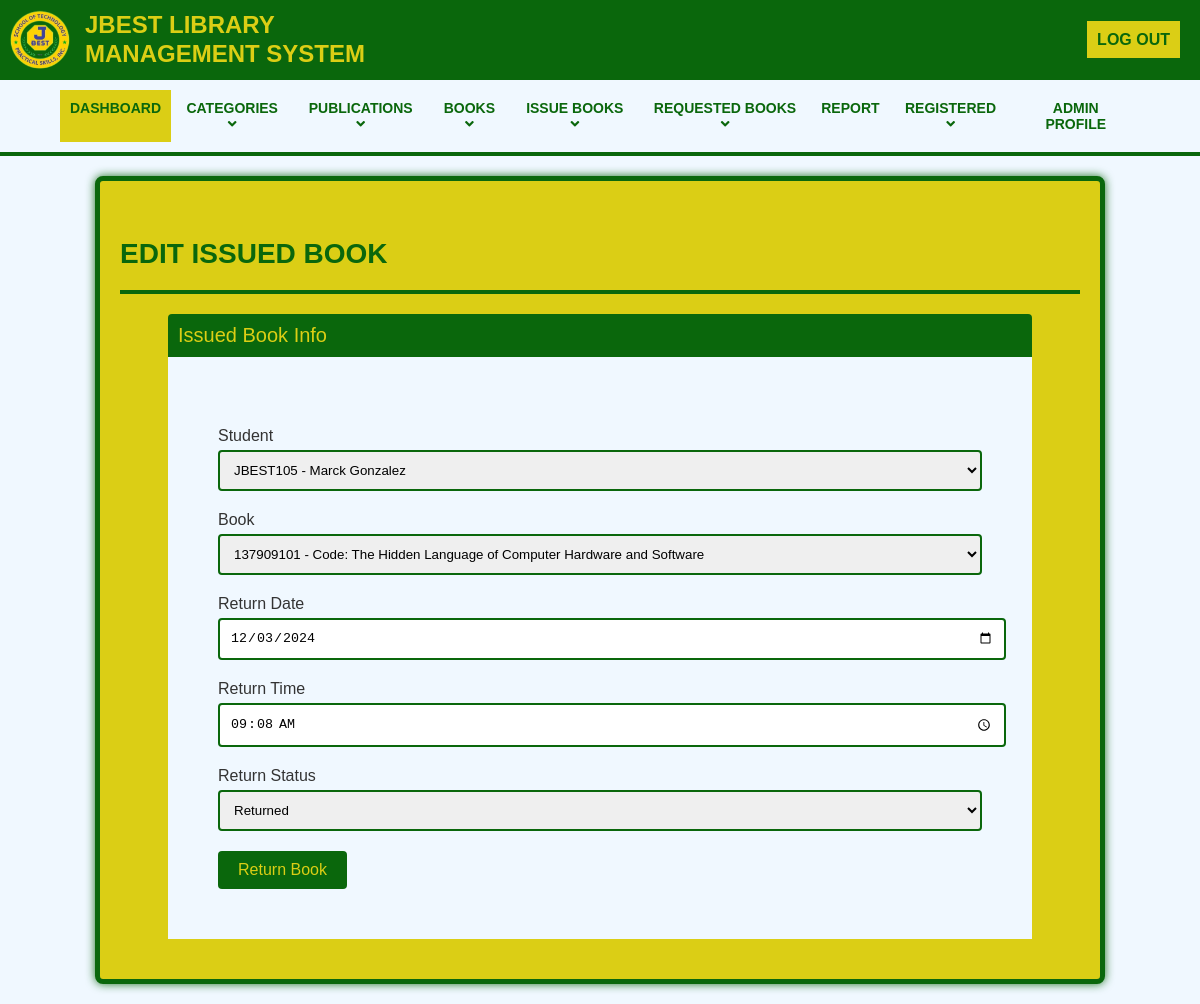
Screenshot of /admin/edit_issue-stud.php?issue_id=85 with the database file from the repository.
### tables this page shows
CREATE TABLE `tblissuedbookdetails` (
  `id` int(11) NOT NULL,
  `BookID` int(11) DEFAULT NULL,
  `StudentID` varchar(100) NOT NULL,
  `FacultyID` varchar(100) NOT NULL,
  `IssueDate` timestamp NOT NULL DEFAULT current_timestamp(),
  `ReturnDate` timestamp NULL DEFAULT NULL ON UPDATE current_timestamp(),
  `ReturnStatus` int(1) NOT NULL DEFAULT 0,
  `studorfac` int(1) NOT NULL DEFAULT 1
);

CREATE TABLE `tblstudents` (
  `id` int(11) NOT NULL,
  `StudentID` varchar(100) NOT NULL,
  `FullName` varchar(250) DEFAULT NULL,
  `Name` varchar(250) NOT NULL,
  `LastName` varchar(250) NOT NULL,
  `email` varchar(250) DEFAULT NULL,
  `MobileNumber` varchar(11) DEFAULT NULL,
  `Password` varchar(250) DEFAULT NULL,
  `Status` int(1) DEFAULT 1,
  `RegDate` timestamp NOT NULL DEFAULT current_timestamp(),
  `UpdationDate` timestamp NULL DEFAULT NULL ON UPDATE current_timestamp()
);

CREATE TABLE `tblbooks` (
  `id` int(11) NOT NULL,
  `BookName` varchar(250) DEFAULT NULL,
  `Copies` int(11) DEFAULT NULL,
  `IssuedCopies` int(1) NOT NULL DEFAULT 0,
  `BookNumber` int(100) NOT NULL,
  `CatId` int(11) DEFAULT NULL,
  `AuthorId` int(11) DEFAULT NULL,
  `datepublished` date DEFAULT NULL,
  `RegDate` timestamp NULL DEFAULT current_timestamp(),
  `UpdationDate` timestamp NULL DEFAULT NULL ON UPDATE current_timestamp(),
  `archive` int(1) NOT NULL DEFAULT 1
);

### admin/edit_issue-stud.php (the view, shortened to what this page needs)
<?php
include('includes/config.php');
if (isset($_GET['issue_id'])) {
    $issueId = mysqli_real_escape_string($conn, $_GET['issue_id']);
    $query = "
        SELECT ib.id, ib.StudentID, ib.BookID, ib.IssueDate, ib.ReturnDate, ib.ReturnStatus, s.FullName, b.BookName
        FROM tblissuedbookdetails ib
        JOIN tblstudents s ON ib.StudentID = s.StudentID
        JOIN tblbooks b ON ib.BookID = b.BookNumber
        WHERE ib.id = '$issueId'
    ";
    $result = mysqli_query($conn, $query);
    $issueDetails = mysqli_fetch_assoc($result);
}
?>
<!DOCTYPE html>
<html lang="en">
<head>
    <link rel="stylesheet" href="https://cdnjs.cloudflare.com/ajax/libs/font-awesome/5.15.4/css/all.min.css">
    <link rel="stylesheet" href="assets/css/admin.css">
</head>
<body>
    <?php include('includes/header.php'); ?>
    <div class="content-wrapper">
        <div class="container">
            <div class="row pad-botm">
                <div class="col-md-12">
                    <h4 class="header-line">EDIT ISSUED BOOK</h4>
                </div>
            </div>
            <div class="row">
                <div class="col-md-6 col-sm-6 col-xs-12 col-md-offset-3">
                    <div class="panel panel-info">
                        <div class="panel-heading">Issued Book Info</div>
                        <div class="panel-body">
                            <form method="post">
                                <div class="form-group">
                                    <label>Student</label>
                                    <select class="form-control" name="student" required>
                                        <option value="<?php echo htmlspecialchars($issueDetails['StudentID']); ?>">
                                            <?php echo htmlspecialchars($issueDetails['StudentID'] . ' - ' . $issueDetails['FullName']); ?>
                                        </option>
                                    </select>
                                </div>
                                <div class="form-group">
                                    <label>Book</label>
                                    <select class="form-control" name="book" required>
                                        <option value="<?php echo htmlspecialchars($issueDetails['BookID']); ?>">
                                            <?php echo htmlspecialchars($issueDetails['BookID'] . ' - ' . $issueDetails['BookName']); ?>
                                        </option>
                                    </select>
                                </div>
                                <div class="form-group">
                                    <label>Return Date</label>
                                    <input type="date" class="form-control" name="return_date" value="<?php echo date('Y-m-d'); ?>" required>
                                </div>
                                <div class="form-group">
                                    <label>Return Time</label>
                                    <input type="time" class="form-control" name="return_time" value="<?php echo date('H:i'); ?>" required>
                                </div>
                                <div class="form-group">
                                    <label>Return Status</label>
                                    <select class="form-control" name="return_status" required>
                                    <option value="1" <?php echo ($issueDetails['ReturnStatus'] == 1) ? 'selected' : ''; ?>>Returned</option>
                                    <option value="0" <?php echo ($issueDetails['ReturnStatus'] == 0) ? 'selected' : ''; ?>>Not Returned Yet</option>                                    </select>
                                </div>
                                <button type="submit" name="update" class="btn btn-info">Return Book</button>
                            </form>
                        </div>
                    </div>
                </div>
            </div>
        </div>
    </div>
</body>
</html>

### admin/assets/css/admin.css (style rules this page uses)
body { margin: 0; font-family: Arial, sans-serif; background-color: aliceblue; }
.content-wrapper { padding: 20px; background-color: #dbce15; border-radius: 8px; border: 5px solid #0a670c; box-shadow: 0 0 10px rgba(10, 103, 12, 0.9); margin: 20px auto; max-width: 80%; }
.header-line { font-size: 28px; color: #0A670C; font-weight: bold; margin-bottom: 20px; border-bottom: 4px solid #0a670c; padding-bottom: 20px; }
.panel-info { border-color: #0a670c; }
.panel-heading { background-color: #0A670C; color: #dbce15; padding: 10px; font-size: 20px; border-radius: 4px 4px 0 0; align-items: center; margin-left: 5%; margin-right: 5%; }
.panel-body { padding: 50px; background-color: aliceblue; margin-left: 5%; margin-right: 5%; margin-bottom: 20px; }
.form-group label { font-size: 16px; color: #333; margin-top: 20px; display: flex; }
.form-control { border-radius: 4px; border: 2px solid #0a670c; padding: 10px; padding-right: 10px; margin-top: 5px; width: 100% !important; }
option { font-size: 16px; color: #000; background-color: #f0f8ff; padding: 5px; }
.btn-info { background-color: #0A670C; color: #dbce15; font-size: 16px; font-weight: 500; padding: 10px 20px; margin-top: 20px; border: none; border-radius: 4px; transition: background-color 0.3s ease; }

### rows the page displays
tblissuedbookdetails: student "JBEST105 - Marck Gonzalez", book "137909101 - Code: The Hidden Language of Computer Hardware and Software", return_status "Returned"
